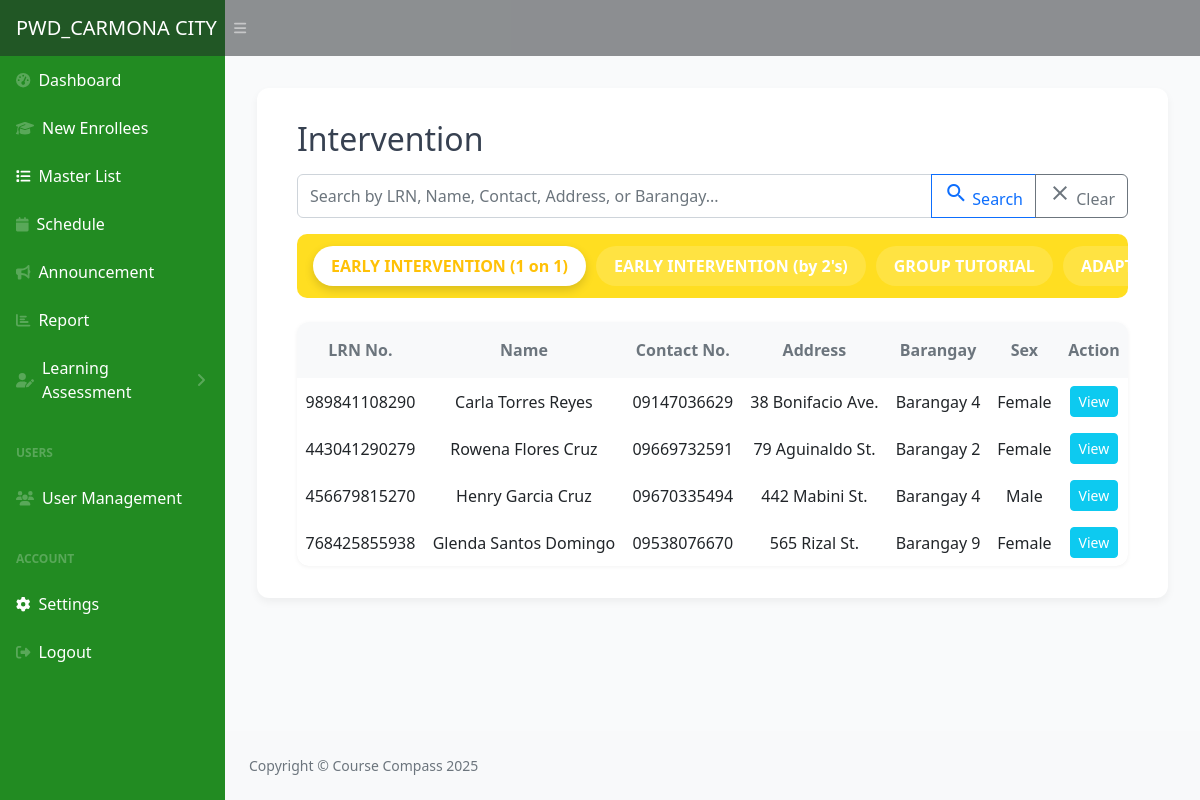
/dashboard/ls/intervention/intervention.php?program=EARLY+INTERVENTION+(1+on+1) (signed in), run on the app's committed database.
### tables this page shows
CREATE TABLE `enrollees` (
  `enrollee_id` int(11) NOT NULL,
  `lrn_no` varchar(50) NOT NULL,
  `application_date` date DEFAULT NULL,
  `pwd_id` varchar(50) DEFAULT NULL,
  `last_name` varchar(100) NOT NULL,
  `first_name` varchar(100) NOT NULL,
  `middle_name` varchar(100) DEFAULT NULL,
  `age` int(11) DEFAULT NULL,
  `birthday` date DEFAULT NULL,
  `sex` varchar(20) DEFAULT NULL,
  `disability_type` varchar(255) DEFAULT NULL,
  `disability_cause` varchar(100) DEFAULT NULL,
  `specific_disability` varchar(255) DEFAULT NULL,
  `civil_status` varchar(50) DEFAULT NULL,
  `address` varchar(255) DEFAULT NULL,
  `barangay` varchar(100) DEFAULT NULL,
  `contact_no` varchar(50) DEFAULT NULL,
  `educational_attainment` varchar(100) DEFAULT NULL,
  `employment_status` varchar(100) DEFAULT NULL,
  `employment_category` varchar(100) DEFAULT NULL,
  `employment_nature` varchar(100) DEFAULT NULL,
  `occupation` varchar(100) DEFAULT NULL,
  `father_name` varchar(255) DEFAULT NULL,
  `mother_name` varchar(255) DEFAULT NULL,
  `parent_status` varchar(100) DEFAULT NULL,
  `siblings_count` int(11) DEFAULT NULL,
  `working_family_members` int(11) DEFAULT NULL,
  `monthly_income_head` decimal(10,2) DEFAULT NULL,
  `total_family_income` decimal(10,2) DEFAULT NULL,
  `family_type` varchar(100) DEFAULT NULL,
  `comelec_registered` varchar(10) DEFAULT NULL,
  `four_ps_member` varchar(10) DEFAULT NULL,
  `covid_vaccinated` varchar(10) DEFAULT NULL,
  `guardian_name` varchar(255) DEFAULT NULL,
  `guardian_contact` varchar(50) DEFAULT NULL,
  `house_tagging` varchar(100) DEFAULT NULL,
  `teacher_name` varchar(255) DEFAULT NULL,
  `photo` longblob DEFAULT NULL,
  `created_at` timestamp NOT NULL DEFAULT current_timestamp(),
  `previous_level` varchar(100) DEFAULT NULL
);

### dashboard/ls/intervention/intervention.php (the view, shortened to what this page needs)
<?php
include '../../../php/ConnectToDb.php';
$itemsPerPage = 10;
$currentPage = isset($_GET['page']) ? max(1, intval($_GET['page'])) : 1;
$programFilter = isset($_GET['program']) ? trim($_GET['program']) : '';
$searchTerm = '';
$conditions = [];
$conditions[] = "educational_attainment = 'CARER PROGRAM'";
$validPrograms = [
  'EARLY INTERVENTION (1 on 1)',
  "EARLY INTERVENTION (by 2's)",
  'GROUP TUTORIAL',
  'ADAPTIVE SKILLS PROGRAM II',
  'ADAPTIVE SKILLS PROGRAM III',
  'ADAPTIVE SKILLS PROGRAM IV',
  'ON THE JOB TRAINING (OJT)',
  'HOME PROGRAM',
  'TUTORIAL PROGRAM',
  'DEPED SPED/SNED'
];
if (!empty($programFilter) && in_array($programFilter, $validPrograms)) {
  $ep = mysqli_real_escape_string($conn, $programFilter);
  $conditions[] = "previous_level = '$ep'";
}
$whereClause = 'WHERE ' . implode(' AND ', $conditions);
$countRow = mysqli_fetch_assoc(mysqli_query($conn, "SELECT COUNT(*) as total FROM enrollees $whereClause"));
$totalItems = $countRow['total'];
$totalPages = ceil($totalItems / $itemsPerPage);
$currentPage = min($currentPage, max(1, $totalPages));
$offset = ($currentPage - 1) * $itemsPerPage;
$all_enrollees = [];
$result = mysqli_query($conn, "SELECT * FROM enrollees $whereClause ORDER BY enrollee_id DESC LIMIT $itemsPerPage OFFSET $offset");
while ($row = mysqli_fetch_assoc($result)) $all_enrollees[] = $row;
?>
<!DOCTYPE html>
<html lang="en">
<head>
  <link href="https://cdn.jsdelivr.net/npm/bootstrap@5.3.0/dist/css/bootstrap.min.css" rel="stylesheet" />
  <link href="../../css/styles.css" rel="stylesheet" />
  <link href="../../css/user.css" rel="stylesheet" />
</head>
<body class="sb-nav-fixed">
  <nav class="sb-topnav navbar navbar-expand navbar-dark bg-dark">
    <a class="navbar-brand ps-3" href="">PWD_CARMONA CITY</a>
    <button class="btn btn-link btn-sm order-1 order-lg-0 me-4 me-lg-0" id="sidebarToggle" href="#!"><i class="fas fa-bars"></i></button>
  </nav>
  <div id="layoutSidenav">
    <div id="layoutSidenav_nav">
      <nav class="sb-sidenav accordion sb-sidenav-dark" id="sidenavAccordion">
        <div class="sb-sidenav-menu">
          <div class="nav">
            <a class="nav-link" href="../../index.php">
              <div class="sb-nav-link-icon"><i class="fas fa-tachometer-alt"></i></div>Dashboard
            </a>
            <?php if ($_SESSION['role'] != 2): ?>
              <a class="nav-link" href="../../new.php">
                <div class="sb-nav-link-icon"><i class="fa fa-graduation-cap"></i></div>New Enrollees
              </a>
            <?php endif; ?>
            <a class="nav-link active" href="../../masterlist.php">
              <div class="sb-nav-link-icon"><i class="fa fa-list"></i></div>Master List
            </a>
            <?php if ($_SESSION['role'] != 2): ?>
              <a class="nav-link" href="../../schedule.php">
                <div class="sb-nav-link-icon"><i class="fa fa-calendar"></i></div>Schedule
              </a>
              <a class="nav-link" href="../../announcement.php">
                <div class="sb-nav-link-icon"><i class="fa fa-bullhorn"></i></div>Announcement
              </a>
            <?php endif; ?>
            <a class="nav-link" href="../../report.php">
              <div class="sb-nav-link-icon"><i class="fa fa-bar-chart"></i></div>Report
            </a>
            <?php if ($_SESSION['role'] != 2): ?>
              <a class="nav-link collapsed" href="#" data-bs-toggle="collapse" data-bs-target="#collapseEdit" aria-expanded="false" aria-controls="collapseEdit">
                <div class="sb-nav-link-icon"><i class="fas fa-user-edit"></i></div>Learning Assessment
                <div class="sb-sidenav-collapse-arrow"><i class="fas fa-angle-down"></i></div>
              </a>
              <div class="sb-sidenav-menu-heading">Users</div>
              <a class="nav-link" href="../../user.php">
                <div class="sb-nav-link-icon"><i class="fas fa-users"></i></div>User Management
              </a>
            <?php endif; ?>
            <div class="sb-sidenav-menu-heading">Account</div>
            <a class="nav-link active" href="../../settings.php">
              <div class="sb-nav-link-icon"><i class="fas fa-cog"></i></div>
              Settings
            </a>
            <a class="nav-link" href="../../../php/logout.php?id=<?php echo $_SESSION['user_id']; ?>&role=<?php echo $_SESSION['role']; ?>">
              <div class="sb-nav-link-icon"><i class="fas fa-sign-out-alt"></i></div>
              Logout
            </a>
          </div>
        </div>
      </nav>
    </div>
    <div id="layoutSidenav_content">
      <main>
        <section class="admin-panel" aria-label="Intervention panel">
          <div class="d-flex align-items-center mb-3">
            <h2 class="m-0">Intervention</h2>
          </div>
          <form method="GET" class="mb-3">
            <div class="input-group">
              <input
                type="text"
                name="search"
                class="form-control"
                placeholder="Search by LRN, Name, Contact, Address, or Barangay..."
                value="<?= htmlspecialchars($searchTerm) ?>"
                aria-label="Search enrollees">
              <button class="btn btn-outline-primary" type="submit">
                <i class="material-icons">search</i> Search
              </button>
              <?php if (!empty($searchTerm) || !empty($programFilter)): ?>
                <a href="intervention.php" class="btn btn-outline-secondary">
                  <i class="material-icons">clear</i> Clear
                </a>
              <?php endif; ?>
            </div>
          </form>
          <div class="grade-nav-wrapper mb-3">
            <ul class="nav grade-nav flex-nowrap">
              <?php
              foreach ($validPrograms as $prog):
                $isActive = ($programFilter === $prog);
                $href = '?program=' . urlencode($prog) . (!empty($searchTerm) ? '&search=' . urlencode($searchTerm) : '');
                $clearHref = 'intervention.php' . (!empty($searchTerm) ? '?search=' . urlencode($searchTerm) : '');
              ?>
                <li class="nav-item">
                  <a class="nav-link <?= $isActive ? 'active' : '' ?>"
                    href="<?= $isActive ? $clearHref : $href ?>">
                    <?= htmlspecialchars($prog) ?>
                  </a>
                </li>
              <?php endforeach; ?>
            </ul>
          </div>
          <div class="table-responsive">
            <table class="table table-hover table-borderless shadow-sm mb-0 custom-table">
              <thead class="bg-light text-center">
                <tr>
                  <th scope="col" class="text-muted py-3">LRN No.</th>
                  <th scope="col" class="text-muted py-3">Name</th>
                  <th scope="col" class="text-muted py-3">Contact No.</th>
                  <th scope="col" class="text-muted py-3">Address</th>
                  <th scope="col" class="text-muted py-3">Barangay</th>
                  <th scope="col" class="text-muted py-3">Sex</th>
                  <th scope="col" class="text-muted py-3 text-center">Action</th>
                </tr>
              </thead>
              <tbody class="text-center">
                <?php if (count($all_enrollees) > 0): ?>
                  <?php foreach ($all_enrollees as $row): ?>
                    <tr>
                      <td class="align-middle"><?= htmlspecialchars($row['lrn_no']) ?></td>
                      <td class="align-middle"><?= htmlspecialchars($row['first_name'] . ' ' . $row['middle_name'] . ' ' . $row['last_name']) ?></td>
                      <td class="align-middle"><?= htmlspecialchars($row['contact_no']) ?></td>
                      <td class="align-middle"><?= htmlspecialchars($row['address']) ?></td>
                      <td class="align-middle"><?= htmlspecialchars($row['barangay']) ?></td>
                      <td class="align-middle"><?= htmlspecialchars($row['sex']) ?></td>
                      <td class="align-middle">
                        <button class="btn btn-info btn-sm text-white" data-bs-toggle="modal" data-bs-target="#viewModal<?= $row['enrollee_id'] ?>">
                          View
                        </button>
                      </td>
                    </tr>
                  <?php endforeach; ?>
                <?php endif; ?>
              </tbody>
            </table>
          </div>
        </section>
      </main>
      <footer class="py-4 bg-light mt-auto">
        <div class="container-fluid px-4">
          <div class="d-flex align-items-center justify-content-between small">
            <div class="text-muted">Copyright &copy; Course Compass 2025</div>
          </div>
        </div>
      </footer>
    </div>
  </div>
</body>
</html>

### dashboard/css/user.css (style rules this page uses)
body { background-color: #f9fafb; font-family: "Segoe UI", Tahoma, Geneva, Verdana, sans-serif; color: #374151; }
.admin-panel { background-color: #ffffff; border-radius: 0.75rem; box-shadow: 0 4px 8px rgb(0 0 0 / 0.05); padding: 2rem 2.5rem; margin: 2rem; }
.custom-table { width: 100%; }
.table-responsive { margin-top: 1.5rem; border-radius: 0.75rem; box-shadow: 0 1px 4px rgb(0 0 0 / 0.05); overflow: hidden; }
table { border-radius: 0.75rem; }

### dashboard/ls/intervention/intervention.php (style rules this page uses)
.grade-nav-wrapper { background: #FFDE21; padding: 12px 16px; border-radius: 10px; overflow-x: auto; }
.grade-nav { gap: 10px; }
.grade-nav .nav-link { color: #fff; background: rgba(255, 255, 255, 0.15); border-radius: 30px; padding: 8px 18px; font-weight: 600; white-space: nowrap; transition: all 0.3s ease; }
.grade-nav .nav-link.active { background: #ffffff; color: #ffc107; box-shadow: 0 4px 10px rgba(0, 0, 0, 0.15); }

### data on the page
enrollees: lrn_no "989841108290", first_name+middle_name+last_name "Carla Torres Reyes", contact_no "09147036629", address "38 Bonifacio Ave.", barangay "Barangay 4", sex "Female"
enrollees: lrn_no "443041290279", first_name+middle_name+last_name "Rowena Flores Cruz", contact_no "09669732591", address "79 Aguinaldo St.", barangay "Barangay 2", sex "Female"
enrollees: lrn_no "456679815270", first_name+middle_name+last_name "Henry Garcia Cruz", contact_no "09670335494", address "442 Mabini St.", barangay "Barangay 4", sex "Male"
enrollees: lrn_no "768425855938", first_name+middle_name+last_name "Glenda Santos Domingo", contact_no "09538076670", address "565 Rizal St.", barangay "Barangay 9", sex "Female"

### other printed values
$prog "EARLY INTERVENTION (1 on 1)"
$prog "EARLY INTERVENTION (by 2's)"
$prog "GROUP TUTORIAL"
